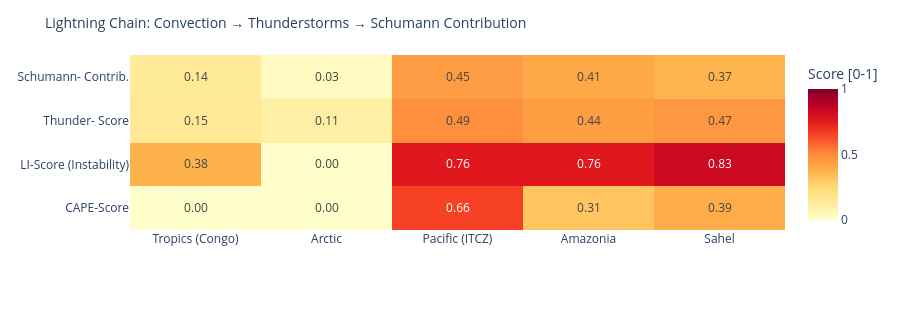

Source (notebook cell):
### Code cell
# ============================================================
# LIGHTNING CHAIN: Convection → Thunderstorms → Schumann
# Shows the causal chain per measurement point as heatmap
# ============================================================

def cape_score(v):
    """CAPE → normalized score [0,1]"""
    if v is None or pd.isna(v): return 0.0
    return min(1.0, float(v) / 3000)

def li_score(v):
    """Lifted Index: negative = unstable → score [0,1]"""
    if v is None or pd.isna(v): return 0.3
    return min(1.0, max(0.0, (-float(v) + 6) / 12))

def cloud_score(v):
    if v is None or pd.isna(v): return 0.3
    return float(v) / 100

def thunder_score(row):
    """Kombinierter Gewitterwahrscheinlichkeits-Score
    CAPE + LI + Bedeckung + WMO-Gewitter + konvektiver Niederschlag (showers)
    Hinweis: X-Ray und Kp sind kein Bestandteil – nur geomagn./solarer Kontext.
    """
    cs = cape_score(row.get('cape'))
    ls = li_score(row.get('li'))
    cl = cloud_score(row.get('cloud'))
    t  = 1.0 if row.get('thunderstorm') else 0.0
    # Convective precipitation (showers) as additional indicator
    sh = min(1.0, (row.get('showers') or 0) / 5.0)
    return round(cs * 0.30 + ls * 0.25 + cl * 0.15 + t * 0.20 + sh * 0.10, 3)

def schumann_contribution(t_score, lat):
    """Schumann contribution: higher in tropics (±30°), scaled by thunderstorm score"""
    lat_weight = max(0.3, 1.0 - abs(lat) / 60)
    return round(t_score * lat_weight, 3)

df_atm['cape_score']   = df_atm.apply(lambda r: cape_score(r['cape']), axis=1)
df_atm['li_score']     = df_atm.apply(lambda r: li_score(r['li']),    axis=1)
df_atm['thunder_score']= df_atm.apply(lambda r: thunder_score(r.to_dict()), axis=1)
df_atm['schumann_contribution'] = df_atm.apply(
    lambda r: schumann_contribution(r['thunder_score'], r['lat']), axis=1)

metrics = ['cape_score', 'li_score', 'thunder_score', 'schumann_contribution']
labels  = ['CAPE-Score', 'LI-Score\n(Instability)', 'Thunder-\nScore', 'Schumann-\nContrib.']
z_data  = [df_atm[m].tolist() for m in metrics]

fig = go.Figure(go.Heatmap(
    z=z_data,
    x=df_atm['point'].tolist(),
    y=labels,
    colorscale='YlOrRd',
    zmin=0, zmax=1,
    text=[[f'{v:.2f}' for v in row] for row in z_data],
    texttemplate='%{text}', textfont=dict(size=12),
    colorbar=dict(title='Score [0-1]')
))
fig.update_layout(
    title=dict(text='Lightning Chain: Convection → Thunderstorms → Schumann Contribution', font=dict(size=14)),
    height=310,
    plot_bgcolor='rgba(0,0,0,0)', paper_bgcolor='rgba(0,0,0,0)',
    margin=dict(l=130, r=80, t=55, b=80)
)
fig.show()

### Figure 1 — Plotly figure (JSON) as saved in the notebook; plotly's stock layout.template omitted (floating-point values rounded to 4 significant figures)
{"data": [{"colorbar": {"title": {"text": "Score [0-1]"}}, "colorscale": [[0.0, "rgb(255,255,204)"], [0.125, "rgb(255,237,160)"], [0.25, "rgb(254,217,118)"], [0.375, "rgb(254,178,76)"], [0.5, "rgb(253,141,60)"], [0.625, "rgb(252,78,42)"], [0.75, "rgb(227,26,28)"], [0.875, "rgb(189,0,38)"], [1.0, "rgb(128,0,38)"]], "text": [["0.00", "0.00", "0.66", "0.31", "0.39"], ["0.38", "0.00", "0.76", "0.76", "0.83"], ["0.15", "0.11", "0.49", "0.44", "0.47"], ["0.14", "0.03", "0.45", "0.41", "0.37"]], "textfont": {"size": 12}, "texttemplate": "%{text}", "type": "heatmap", "x": ["Tropics (Congo)", "Arctic", "Pacific (ITCZ)", "Amazonia", "Sahel"], "y": ["CAPE-Score", "LI-Score\n(Instability)", "Thunder-\nScore", "Schumann-\nContrib."], "z": [[0.003333, 0.0, 0.6567, 0.3133, 0.3933], [0.375, 0.0, 0.7583, 0.7583, 0.825], [0.152, 0.112, 0.492, 0.444, 0.467], [0.142, 0.034, 0.451, 0.407, 0.366]], "zmax": 1, "zmin": 0}], "layout": {"height": 310, "margin": {"b": 80, "l": 130, "r": 80, "t": 55}, "paper_bgcolor": "rgba(0,0,0,0)", "plot_bgcolor": "rgba(0,0,0,0)", "title": {"font": {"size": 14}, "text": "Lightning Chain: Convection → Thunderstorms → Schumann Contribution"}}}
